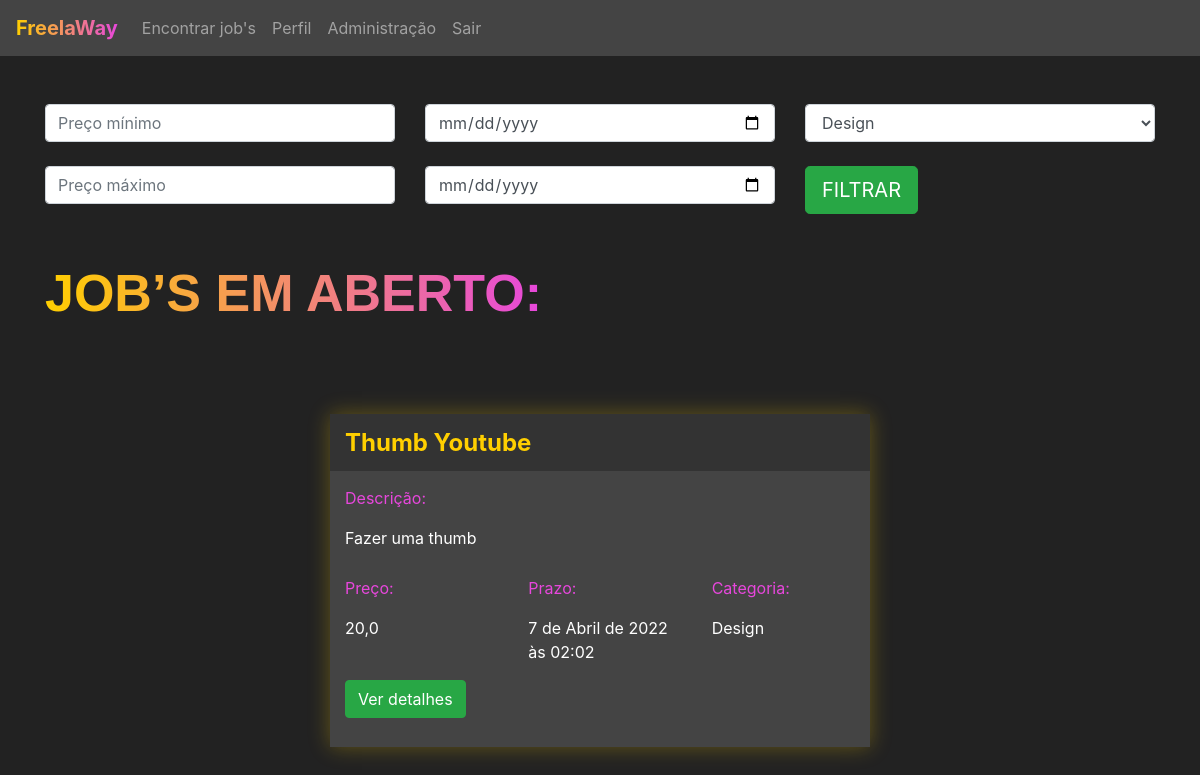
/jobs/encontrar_jobs/ (signed in), run on the app's committed database.
### jobs/models.py (models this page shows, shortened)
class Jobs(models.Model):
    categoria_choices = (('D', 'Design'),
                         ('EV', 'Edição de Vídeo'))
    status_choices = (('C', 'Em criação'),
                      ('AA', 'Aguardando aprovação'),
                      ('F', 'Finalizado'))
    titulo = models.CharField(max_length=200)
    descricao = models.TextField()
    categoria = models.CharField(max_length=2, choices=categoria_choices, default="D")
    prazo_entrega = models.DateTimeField()
    preco = models.FloatField()
    referencias = models.ManyToManyField(Referencias)
    profissional = models.ForeignKey(User, on_delete=models.DO_NOTHING, null=True, blank=True)
    reservado = models.BooleanField(default=False)
    status = models.CharField(max_length=2,choices=status_choices, default='C')
    arquivo_final = models.FileField(null=True)

### jobs/views.py (the view)
# urls.py: path('encontrar_jobs/', views.encontrar_jobs, name="encontrar_jobs"),
@login_required(login_url='/auth/logar')
def encontrar_jobs(request):
    if request.method == "GET":
        preco_minimo = request.GET.get('preco_minimo')
        preco_maximo = request.GET.get('preco_maximo')
        prazo_minimo = request.GET.get('prazo_minimo')
        prazo_maximo = request.GET.get('prazo_maximo')
        categoria = request.GET.get('categoria')
        if preco_minimo or preco_maximo or prazo_minimo or prazo_maximo or categoria:
            if not preco_minimo:
                preco_minimo = 0
            if not preco_maximo:
                preco_maximo = 99999
            if not prazo_minimo:
                prazo_minimo = datetime(year=1900, month=1, day=1)
            if not prazo_maximo:
                prazo_maximo = datetime(year=3000, month=1, day=1)
            if categoria == 'D':
                categoria = ['D', ]
            if categoria == 'EV':
                categoria = ['EV',]
            jobs = Jobs.objects.filter(preco__gte=preco_minimo)\
                .filter(preco__lte=preco_maximo)\
                .filter(prazo_entrega__gte=prazo_minimo)\
                .filter(prazo_entrega__lte=prazo_maximo)\
                .filter(categoria__in=categoria)\
                .filter(reservado=False)
        else:
            jobs = Jobs.objects.filter(reservado=False)
        return render(request, 'encontrar_jobs.html', {'jobs' : jobs})

### jobs/models.py (called while the page is built)
    def __str__(self) -> str:
        return self.arquivo.url

### jobs/templates/encontrar_jobs.html (shortened to what this page needs)
{% extends 'base.html' %}
{% load static %}
{% block 'head' %}
    <link rel="stylesheet" href="{% static 'jobs/css/encontrar_jobs.css' %}">
{% endblock %}
{% block 'body' %}
    <div class="container">
    <br>
    <br>
        <div class="row">
            <div class="col-sm">
            <form action="{% url 'encontrar_jobs' %}" method="GET"> {% csrf_token %}
                <input type="text" class="form-control" placeholder="Preço mínimo" name="preco_minimo">
                <br>
                <input type="text" class="form-control" placeholder="Preço máximo" name="preco_maximo">
            </div>
            <div class="col-sm">
                <input type="date" class="form-control" name="prazo_minimo">
                <br>
                <input type="date" class="form-control" name="prazo_maximo">
            </div>
            <div class="col-sm">
                <select class="form-control" name="categoria">
                    <option value="D">Design</option>
                </select>
                <br>
                <input type="submit" class="btn btn-success btn-lg" value="FILTRAR">
            </div>
        </div>
        <br>
        <br>
        <h2 class="titulo">JOB’S EM ABERTO:</h2>
        <div class="row justify-content-around">
            {%for job in jobs%}
                <div class="col-6 row-card">
                    <div class="card-job">
                        <div class="header-job">
                            <h4 class="titulo-job">{{job.titulo}}</h4>
                        </div>
                        <div class="body-job">
                            <p class="titulo-body">Descrição:</p>
                            <div style="width: 70%">
                                <p> {{job.descricao}} </p>
                            </div>
                            <div class="row">
                                <div class="col-4">
                                    <p class="titulo-body">Preço:</p>
                                    <p> {{job.preco}} </p>
                                </div>
                                <div class="col-4">
                                    <p class="titulo-body">Prazo:</p>
                                    <p> {{job.prazo_entrega}} </p>
                                </div>
                                <div class="col-4">
                                    <p class="titulo-body">Categoria:</p>
                                    <p> {% if job.categoria == 'D'%}
                                        Design
                                        {% else %}
                                        Edição de Vídeo
                                        {% endif%}
                                    </p>
                                </div>
                            </div>
                            <button class="btn btn-success" data-toggle="modal" data-target="#modal-{{job.id}}">Ver detalhes</button>
                            <br>
                            <br>
                        </div>
                    </div>
                </div>
            {% endfor %}
        </div>
    </div>
{% endblock %}

### templates/static/jobs/css/encontrar_jobs.css (style rules this page uses)
.fundo { background-color: #222; color: white; }
.card-job { background-color: #444; box-shadow: 0 0px 20px 0 rgba( 255, 207, 0, 0.3 ); padding: 0; margin-top: 50px; }
.header-job { background-color: #333; width: 100% !important; padding: 5px; padding-left: 15px; }
.row-card { margin-top: 40px; }
.titulo-job { color: #FFCF00; font-weight: bold; margin-top: 10px; }
.body-job { padding: 5px; padding-left: 15px; }
.titulo-body { color: #E747DC; margin-top: 10px; }
.titulo { font-family: Arial, Helvetica, sans-serif; font-weight: bold; font-size: 52px; display: inline; background-image: linear-gradient(90deg, rgba(255,207,0,1) 0%, rgba(231,71,220,1) 100%); background-clip: text; -webkit-background-clip: text; color: transparent; padding-bottom: 10px; }

### data on the page
Jobs: titulo "Thumb Youtube", descricao "Fazer uma thumb", preco "20,0", prazo_entrega "7 de Abril de 2022 às 02:02", categoria "Design"
